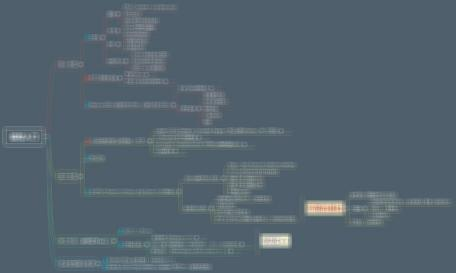
#> input picture ShowMeTheCode/study.jpg, 456 x 273 px
$ python Add_Number.py
#> lines starting #> are read from the running program, lines starting #| are printed output that depends on the picture
__author__ = 'joe'
# -*- coding: utf-8 -*-

from PIL import Image, ImageDraw, ImageFont

def add_num(img):
    draw = ImageDraw.Draw(img)
    font = ImageFont.truetype('C:/Windows/Fonts/Arial.ttf', 36)
    fillColor = '#ff0000'
    width, height = img.size
    draw.text((width-40, 0), '99', font=font, fill=fillColor)
    img.save('add_num.jpg', 'jpeg')

    return 0

if __name__ == '__main__':
    image = Image.open('study.jpg')
#> image is the input picture: PIL image 456x273 RGB; mean R, G, B 83.7, 99.2, 110.6
    add_num(image)
#> in add_num, `img.save('add_num.jpg', 'jpeg')`:
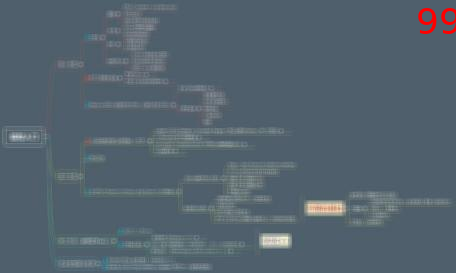
#> saved as add_num.jpg: PIL image 456x273 RGB; mean R, G, B 84.3, 99, 110.2
